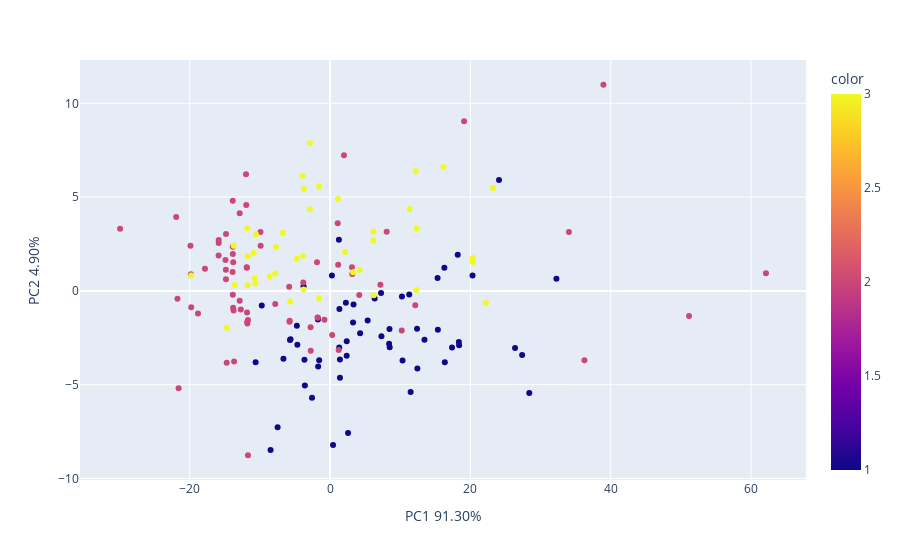

The code cell stored with this chart in its notebook:
### Code cell
def mean_center(df):
    return df - df.mean()

df_meancentered = mean_center(feature_df)
PCAplotting(df_meancentered, data['0'])

### Figure 1 — Plotly figure (JSON) as saved in the notebook; plotly's stock layout.template omitted (floating-point values rounded to 4 significant figures; data arrays with more than 128 entries replaced by an {"elided": "..."} marker saying what was removed)
{"data": [{"hovertemplate": "PC1 91.30%=%{x}<br>PC2 4.90%=%{y}<br>color=%{marker.color}<extra></extra>", "legendgroup": "", "marker": {"color": {"elided": "168 int values"}, "coloraxis": "coloraxis", "symbol": "circle"}, "mode": "markers", "name": "", "orientation": "v", "showlegend": false, "type": "scatter", "x": {"elided": "168 float values"}, "xaxis": "x", "y": {"elided": "168 float values"}, "yaxis": "y"}], "layout": {"coloraxis": {"colorbar": {"title": {"text": "color"}}, "colorscale": [[0, "#0d0887"], [0.1111, "#46039f"], [0.2222, "#7201a8"], [0.3333, "#9c179e"], [0.4444, "#bd3786"], [0.5556, "#d8576b"], [0.6667, "#ed7953"], [0.7778, "#fb9f3a"], [0.8889, "#fdca26"], [1, "#f0f921"]]}, "legend": {"tracegroupgap": 0}, "margin": {"t": 60}, "xaxis": {"anchor": "y", "domain": [0, 1], "title": {"text": "PC1 91.30%"}}, "yaxis": {"anchor": "x", "domain": [0, 1], "title": {"text": "PC2 4.90%"}}}}
